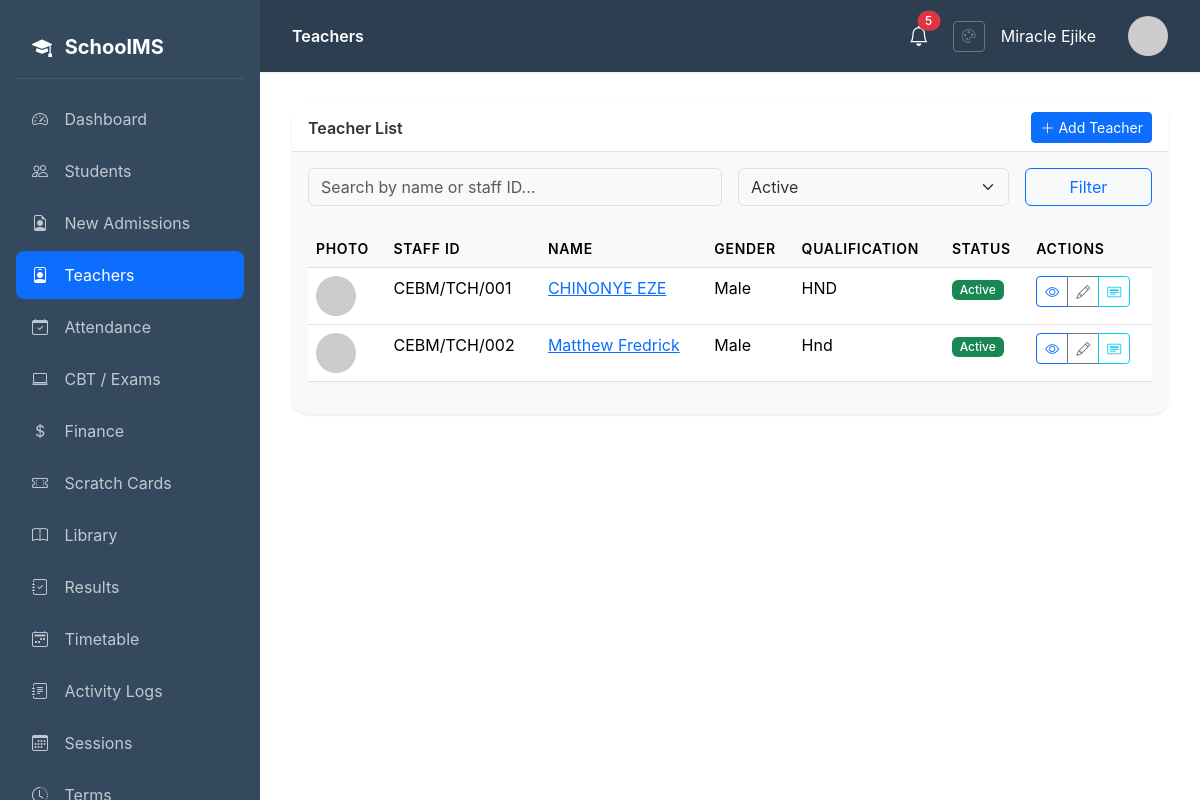
/teachers/ (signed in), run on the app's committed database.
### teachers/models.py (models this page shows, shortened)
class Teacher(models.Model):
    GENDER_CHOICES = [('M', 'Male'), ('F', 'Female')]
    STATUS_CHOICES = [('active', 'Active'), ('inactive', 'Inactive'), ('on_leave', 'On Leave')]
    user = models.OneToOneField(User, on_delete=models.CASCADE, null=True, blank=True)
    staff_id = models.CharField(max_length=20, unique=True)
    first_name = models.CharField(max_length=50)
    last_name = models.CharField(max_length=50)
    gender = models.CharField(max_length=1, choices=GENDER_CHOICES)
    date_of_birth = models.DateField(null=True, blank=True)
    date_employed = models.DateField()
    photo = models.ImageField(upload_to='teachers/', blank=True, null=True)
    phone = models.CharField(max_length=20, blank=True)
    email = models.EmailField(blank=True)
    address = models.TextField(blank=True)
    qualification = models.CharField(max_length=200, blank=True)
    subjects = models.ManyToManyField(Subject, blank=True)
    classes = models.ManyToManyField(ClassRoom, blank=True)
    is_class_teacher = models.BooleanField(default=False)
    class_assigned = models.ForeignKey(ClassRoom, on_delete=models.SET_NULL, null=True, blank=True, related_name='class_teacher')
    status = models.CharField(max_length=20, choices=STATUS_CHOICES, default='active')
    qr_code = models.ImageField(upload_to='teachers/qrcodes/', blank=True, null=True)
    created_at = models.DateTimeField(auto_now_add=True)
    updated_at = models.DateTimeField(auto_now=True)
    @property
    def full_name(self):
        return f"{self.first_name} {self.last_name}"

### teachers/views.py (the view)
# urls.py: path('', views.teacher_list, name='teacher_list'),
@login_required
def teacher_list(request):
    query = request.GET.get('q', '')
    status_filter = request.GET.get('status', 'active')
    teachers = Teacher.objects.all()
    if query:
        teachers = teachers.filter(
            Q(first_name__icontains=query) |
            Q(last_name__icontains=query) |
            Q(staff_id__icontains=query)
        )
    if status_filter:
        teachers = teachers.filter(status=status_filter)
    return render(request, 'teachers/teacher_list.html', {
        'teachers': teachers,
        'query': query,
        'status_filter': status_filter,
    })

### core/context_processors.py (called while the page is built)
def vapid_public_key(request):
    return {
        'vapid_public_key': getattr(settings, 'VAPID_PUBLIC_KEY', ''),
    }

### templates/teachers/teacher_list.html (shortened to what this page needs)
{% extends 'base.html' %}
{% block page_title %}Teachers{% endblock %}
{% block content %}
<div class="card">
    <div class="card-header d-flex justify-content-between align-items-center">
        <span>Teacher List</span>
        <a href="{% url 'teachers:teacher_add' %}" class="btn btn-primary btn-sm">
            <i class="bi bi-plus-lg me-1"></i>Add Teacher
        </a>
    </div>
    <div class="card-body">
        <form method="get" class="row g-3 mb-4">
            <div class="col-md-6">
                <input type="text" name="q" class="form-control" placeholder="Search by name or staff ID..." value="{{ query }}">
            </div>
            <div class="col-md-4">
                <select name="status" class="form-select">
                    <option value="active" {% if status_filter == 'active' %}selected{% endif %}>Active</option>
                </select>
            </div>
            <div class="col-md-2">
                <button type="submit" class="btn btn-outline-primary w-100">Filter</button>
            </div>
        </form>
        <div class="table-responsive">
            <table class="table table-hover">
                <thead>
                    <tr>
                        <th>Photo</th>
                        <th>Staff ID</th>
                        <th>Name</th>
                        <th>Gender</th>
                        <th>Qualification</th>
                        <th>Status</th>
                        <th>Actions</th>
                    </tr>
                </thead>
                <tbody>
                    {% for teacher in teachers %}
                    <tr>
                        <td>
                            {% if teacher.photo %}
                            <img src="{{ teacher.photo.url }}" class="avatar" alt="{{ teacher.full_name }}">
                            {% else %}
                            <img src="https://ui-avatars.com/api/?name={{ teacher.first_name }}+{{ teacher.last_name }}&background=059669&color=fff" class="avatar" alt="{{ teacher.full_name }}">
                            {% endif %}
                        </td>
                        <td>{{ teacher.staff_id }}</td>
                        <td><a href="{% url 'teachers:teacher_detail' teacher.pk %}">{{ teacher.full_name }}</a></td>
                        <td>{{ teacher.get_gender_display }}</td>
                        <td>{{ teacher.qualification|default:'-'|truncatechars:30 }}</td>
                        <td>
                            <span class="badge bg-{% if teacher.status == 'active' %}success{% elif teacher.status == 'on_leave' %}warning{% else %}secondary{% endif %}">
                                {{ teacher.get_status_display }}
                            </span>
                        </td>
                        <td>
                            <div class="btn-group btn-group-sm">
                                <a href="{% url 'teachers:teacher_detail' teacher.pk %}" class="btn btn-outline-primary" title="View"><i class="bi bi-eye"></i></a>
                                <a href="{% url 'teachers:teacher_edit' teacher.pk %}" class="btn btn-outline-secondary" title="Edit"><i class="bi bi-pencil"></i></a>
                                <a href="{% url 'teachers:generate_staff_id_card' teacher.pk %}" class="btn btn-outline-info" title="ID Card"><i class="bi bi-card-heading"></i></a>
                            </div>
                        </td>
                    </tr>
                    {% empty %}
                    <tr><td colspan="7" class="text-center text-muted py-4">No teachers found</td></tr>
                    {% endfor %}
                </tbody>
            </table>
        </div>
    </div>
</div>
{% endblock %}

### templates/base.html (shortened to what this page needs)
{% load static %}
<!DOCTYPE html>
<html lang="en">
<head>
    <link href="https://cdn.jsdelivr.net/npm/bootstrap@5.3.2/dist/css/bootstrap.min.css" rel="stylesheet">
    <link href="https://cdn.jsdelivr.net/npm/bootstrap-icons@1.11.1/font/bootstrap-icons.css" rel="stylesheet">
    <link rel="stylesheet" href="{% static 'css/theme.css' %}">
</head>
<body>
    <nav class="sidebar">
        <div class="brand">
            <i class="bi bi-mortarboard-fill me-2"></i>
            SchoolMS
        </div>
        <ul class="nav flex-column">
            <li class="nav-item">
                <a class="nav-link {% if request.resolver_match.url_name == 'dashboard' %}active{% endif %}" href="{% url 'core:dashboard' %}">
                    <i class="bi bi-speedometer2"></i> Dashboard
                </a>
            </li>
            {% if user.profile.role == 'admin' or user.profile.role == 'teacher' %}
            <li class="nav-item">
                <a class="nav-link {% if 'students' in request.path %}active{% endif %}" href="{% url 'students:student_list' %}">
                    <i class="bi bi-people"></i> Students
                </a>
            </li>
            {% endif %}
            {% if user.profile.role == 'admin' %}
            <li class="nav-item">
                <a class="nav-link {% if 'admissions' in request.path %}active{% endif %}" href="{% url 'homepage:admission_list' %}">
                    <i class="bi bi-file-earmark-person"></i> New Admissions
                </a>
            </li>
            <li class="nav-item">
                <a class="nav-link {% if 'teachers' in request.path %}active{% endif %}" href="{% url 'teachers:teacher_list' %}">
                    <i class="bi bi-person-badge"></i> Teachers
                </a>
            </li>
            {% endif %}
            {% if user.profile.role == 'admin' or user.profile.role == 'teacher' or user.profile.role == 'student' %}
            <li class="nav-item">
                <a class="nav-link {% if 'attendance' in request.path %}active{% endif %}" href="{% url 'attendance:dashboard' %}">
                    <i class="bi bi-calendar-check"></i> Attendance
                </a>
            </li>
            {% endif %}
            <li class="nav-item">
                <a class="nav-link {% if 'cbt' in request.path %}active{% endif %}" href="{% url 'cbt:dashboard' %}">
                    <i class="bi bi-laptop"></i> CBT / Exams
                </a>
            </li>
            {% if user.profile.role == 'admin' or user.profile.role == 'accountant' or user.profile.role == 'student' %}
            <li class="nav-item">
                <a class="nav-link {% if 'finance' in request.path %}active{% endif %}" href="{% url 'finance:dashboard' %}">
                    <i class="bi bi-currency-dollar"></i> Finance
                </a>
            </li>
            <li class="nav-item">
                <a class="nav-link {% if 'scratchcard' in request.path %}active{% endif %}" href="{% url 'scratchcard:dashboard' %}">
                    <i class="bi bi-ticket-perforated"></i> Scratch Cards
                </a>
            </li>
            {% endif %}
            {% if user.profile.role == 'admin' or user.profile.role == 'librarian' or user.profile.role == 'teacher' or user.profile.role == 'student' %}
            <li class="nav-item">
                <a class="nav-link {% if 'library' in request.path %}active{% endif %}" href="{% url 'library:dashboard' %}">
                    <i class="bi bi-book"></i> Library
                </a>
            </li>
            {% endif %}
            <li class="nav-item">
                <a class="nav-link {% if 'results' in request.path %}active{% endif %}" href="{% url 'students:results_dashboard' %}">
                    <i class="bi bi-journal-check"></i> Results
                </a>
            </li>
            {% if user.profile.role == 'admin' or user.profile.role == 'teacher' %}
            <li class="nav-item">
                <a class="nav-link {% if 'timetable' in request.path %}active{% endif %}" href="{% url 'timetable:list' %}">
                    <i class="bi bi-calendar2-week"></i> Timetable
                </a>
            </li>
            {% endif %}
            {% if user.profile.role == 'admin' %}
            <li class="nav-item">
                <a class="nav-link {% if 'audit-logs' in request.path %}active{% endif %}" href="{% url 'core:audit_logs' %}">
                    <i class="bi bi-journal-text"></i> Activity Logs
                </a>
            </li>
            <li class="nav-item">
                <a class="nav-link {% if 'sessions' in request.path %}active{% endif %}" href="{% url 'core:session_list' %}">
                    <i class="bi bi-calendar3"></i> Sessions
                </a>
            </li>
            <li class="nav-item">
                <a class="nav-link {% if 'terms' in request.path %}active{% endif %}" href="{% url 'core:term_list' %}">
                    <i class="bi bi-clock-history"></i> Terms
                </a>
            </li>
            {% endif %}
        </ul>
    </nav>
    <main class="main-content">
        <div class="top-bar">
            <div>
                <span class="fw-semibold">{% block page_title %}Dashboard{% endblock %}</span>
            </div>
            <div class="d-flex align-items-center gap-3">
                <div class="dropdown me-2">
                    <button class="btn btn-link text-white position-relative p-0 border-0" type="button" id="notificationBell" data-bs-toggle="dropdown" aria-expanded="false">
                        <i class="bi bi-bell fs-5"></i>
                        <span id="notification-badge" class="position-absolute top-0 start-100 translate-middle badge rounded-pill bg-danger d-none">
                        </span>
                    </button>
                </div>
                <a href="{% url 'accounts:theme_settings' %}" class="btn btn-sm btn-outline-secondary" title="Theme Settings">
                    <i class="bi bi-palette"></i>
                </a>
                <span class="me-3">{{ user.get_full_name|default:user.username }}</span>
                <img src="https://ui-avatars.com/api/?name={{ user.username }}&background=4f46e5&color=fff" class="avatar" alt="Avatar">
            </div>
        </div>
        {% block content %}{% endblock %}
    </main>
</body>
</html>

### static/css/theme.css (style rules this page uses)
:root { --primary-color: #0d6efd; --secondary-color: #6c757d; --accent-color: #198754; --navbar-color: #2c3e50; --sidebar-color: #34495e; --background-color: #ffffff; --text-color: #333333; --light-bg: #f8f9fa; --border-color: #dee2e6; }
body { background-color: var(--background-color); color: var(--text-color); transition: background-color 0.3s ease, color 0.3s ease; }
.sidebar { background-color: var(--sidebar-color) !important; transition: background-color 0.3s ease; }
.top-bar { background-color: var(--navbar-color) !important; color: white; transition: background-color 0.3s ease; }
.card { background-color: var(--light-bg); color: var(--text-color); border-color: var(--border-color) !important; transition: background-color 0.3s ease, color 0.3s ease; }
.card-header { background-color: var(--background-color); border-bottom-color: var(--border-color) !important; }
.btn-primary { background-color: var(--primary-color) !important; border-color: var(--primary-color) !important; }
.main-content { background-color: var(--background-color); transition: background-color 0.3s ease; }
.table { color: var(--text-color); }
.table thead th { border-bottom-color: var(--border-color); background-color: var(--light-bg); }
.table tbody td { border-bottom-color: var(--border-color); }
.form-control, .form-select { background-color: var(--light-bg); color: var(--text-color); border-color: var(--border-color); }
.sidebar .nav-link { color: rgba(255, 255, 255, 0.7); }
.sidebar .nav-link:hover, .sidebar .nav-link.active { background-color: var(--primary-color) !important; color: white; }

### templates/base.html (style rules this page uses)
body { font-family: 'Inter', -apple-system, BlinkMacSystemFont, 'Segoe UI', Roboto, sans-serif; background-color: var(--background-color); overflow-x: hidden; }
.reveal-hidden { opacity: 0; transform: translateY(20px); transition: all 0.6s cubic-bezier(0.4, 0, 0.2, 1); }
.reveal-visible { opacity: 1; transform: translateY(0); }
.btn { transition: all 0.2s ease; }
.sidebar { position: fixed; top: 0; left: 0; height: 100vh; width: var(--sidebar-width); background-color: var(--sidebar-color); padding: 1rem; overflow-y: auto; z-index: 1000; }
.sidebar .brand { color: #fff; font-size: 1.25rem; font-weight: 700; padding: 1rem; margin-bottom: 1rem; border-bottom: 1px solid rgba(255,255,255,0.1); }
.sidebar .nav-link { color: rgba(255,255,255,0.7); padding: 0.75rem 1rem; border-radius: 0.5rem; margin-bottom: 0.25rem; transition: all 0.2s; }
.sidebar .nav-link:hover, .sidebar .nav-link.active { color: #fff; background: rgba(255,255,255,0.1); }
.sidebar .nav-link i { width: 24px; margin-right: 0.75rem; }
.main-content { margin-left: var(--sidebar-width); padding: 2rem; min-height: 100vh; background-color: transparent; color: var(--text-color); position: relative; }
.top-bar { background-color: var(--navbar-color); color: white; padding: 1rem 2rem; margin: -2rem -2rem 2rem -2rem; box-shadow: 0 1px 3px rgba(0,0,0,0.1); display: flex; justify-content: space-between; align-items: center; }
.card { border: none; border-radius: 1rem; box-shadow: 0 1px 3px rgba(0,0,0,0.1); }
.card-header { background: #fff; border-bottom: 1px solid #e2e8f0; font-weight: 600; }
.btn-primary { background: var(--primary-color); border-color: var(--primary-color); }
.table th { background: #f8fafc; font-weight: 600; font-size: 0.875rem; text-transform: uppercase; letter-spacing: 0.05em; }
.badge { font-weight: 500; }
.avatar { width: 40px; height: 40px; border-radius: 50%; object-fit: cover; }

### data on the page
Teacher: staff_id "CEBM/TCH/001", full_name "CHINONYE EZE", gender "Male", qualification "HND", status "Active"
Teacher: staff_id "CEBM/TCH/002", full_name "Matthew Fredrick", gender "Male", qualification "Hnd", status "Active"

### other printed values
{{ user.get_full_name|default:user.username }} "Miracle Ejike"
